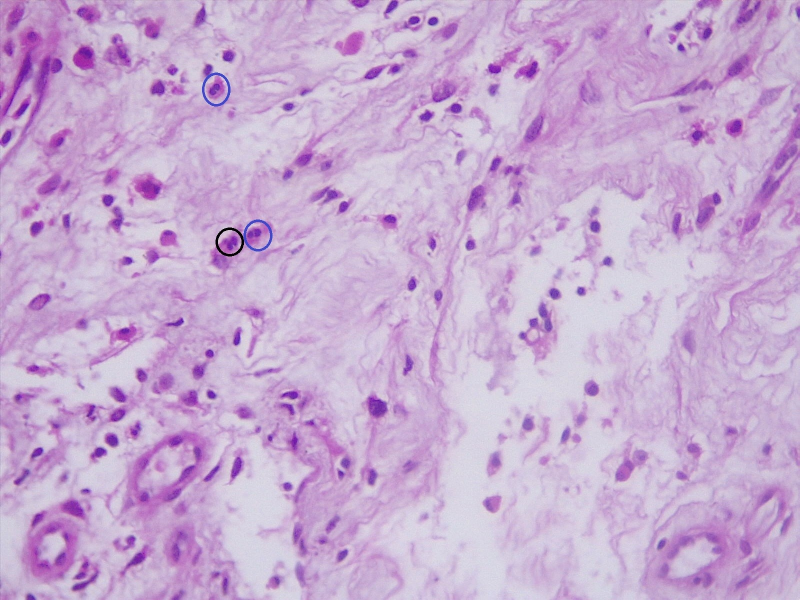
#> input picture dataset/labels/imagem 1.jpg, 1600 x 1200 px, found by its file name (shown at 1/2 size); its folder holds only this picture in this run
$ python visualizar_bounding_boxes.py
#> lines starting #> are read from the running program, lines starting #| are printed output that depends on the picture; after the words box and inside, x2 and y2 are one past the last pixel; in counts of white or black regions, pixels touching at a corner belong together
import cv2
import os
import numpy as np

img_dir = "dataset/labels"
output_dir = "visualizacoes"
os.makedirs(output_dir, exist_ok=True)

# Azul dos círculos: #4247C2 → BGR
target_bgr = np.array([194, 71, 66])
tolerance = 5  # AJUSTE fino da sensibilidade

lower_bound = np.clip(target_bgr - tolerance, 0, 255)
upper_bound = np.clip(target_bgr + tolerance, 0, 255)

box_size = 24  # Tamanho da caixa em pixels

for fname in os.listdir(img_dir):
    if not fname.endswith(".jpg"):
        continue

    img_path = os.path.join(img_dir, fname)
    img = cv2.imread(img_path)
#> img is the input picture: shape (1200, 1600, 3); mean B, G, R 209.7, 171.1, 199.4
    if img is None:
        print(f"Erro ao carregar: {fname}")
        continue

    h, w = img.shape[:2]
#> h = 1200; w = 1600

    # Máscara binária
    mask = cv2.inRange(img, lower_bound, upper_bound)
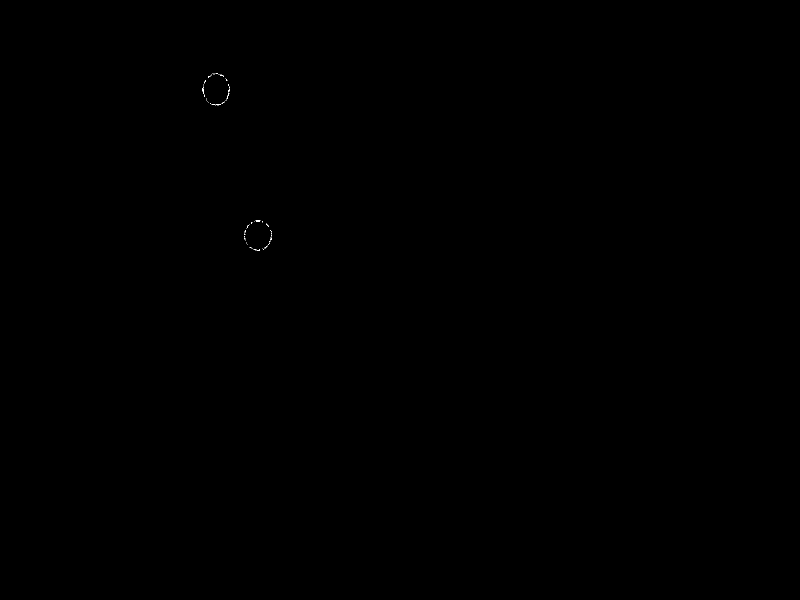
#> mask: shape (1200, 1600) (shown at 1/2 size); 0.02% white in thin lines or dots, all inside (x1, y1, x2, y2) = (405, 146, 544, 502)
    contours, _ = cv2.findContours(mask, cv2.RETR_EXTERNAL, cv2.CHAIN_APPROX_SIMPLE)
#> contours = 70 contours, all with area under 20
    print(f"{fname}: círculos detectados = {len(contours)}")
#| imagem 1.jpg: círculos detectados = 70

    # Cópia da imagem original para desenhar caixas
    img_caixas = img.copy()

    for cnt in contours:
        (cx, cy), _ = cv2.minEnclosingCircle(cnt)
        cx, cy = int(cx), int(cy)

        x1 = max(cx - box_size // 2, 0)
        y1 = max(cy - box_size // 2, 0)
        x2 = min(cx + box_size // 2, w - 1)
        y2 = min(cy + box_size // 2, h - 1)

        cv2.rectangle(img_caixas, (x1, y1), (x2, y2), (0, 255, 0), 2)
#> this loop made 70 passes
#> (cx, cy, x1, y1, x2, y2) on passes 1, 2, 3, 4, 5, 6, 8, 9, 10, 14, 15, 16: (516, 500, 504, 488, 528, 512), (510, 498, 498, 486, 522, 510), (506, 498, 494, 486, 518, 510), (526, 497, 514, 485, 538, 509), (504, 496, 492, 484, 516, 508), (532, 495, 520, 483, 544, 507), (500, 495, 488, 483, 512, 507), (533, 492, 521, 480, 545, 504), (494, 489, 482, 477, 506, 501), (539, 483, 527, 471, 551, 495), (490, 477, 478, 465, 502, 489), (541, 477, 529, 465, 553, 489)
#> (cnt, cx, cy, x1, y1, x2, y2) on passes 7, 11, 12, 13, 17, 18: ([[530, 494], [529, 495], [530, 496]], 530, 495, 518, 483, 542, 507), ([[536, 488], [537, 489]], 536, 488, 524, 476, 548, 500), ([[539, 486], [538, 487]], 538, 486, 526, 474, 550, 498), ([[493, 485], [493, 486]], 493, 485, 481, 473, 505, 497), ([[488, 472], [488, 473]], 488, 472, 476, 460, 500, 484), ([[542, 470], [543, 471], [543, 472], [543, 471]], 542, 471, 530, 459, 554, 483)
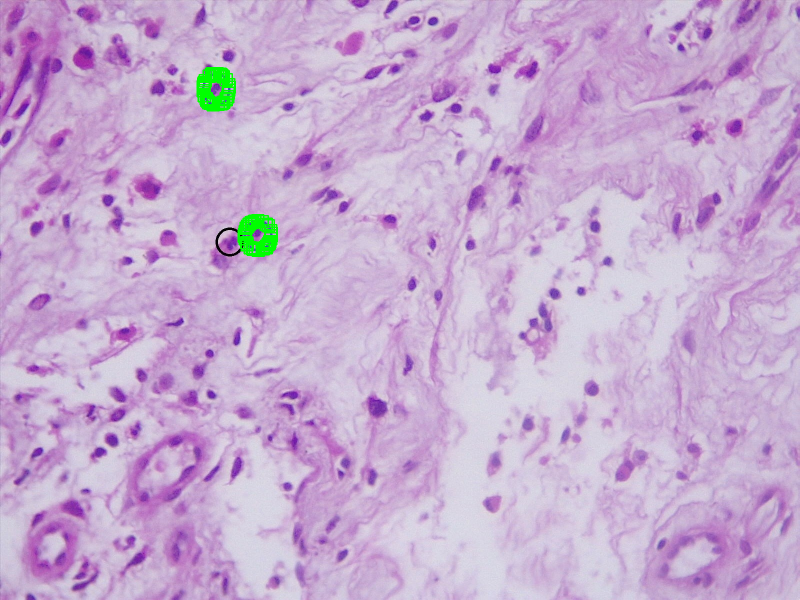
#> img_caixas: shape (1200, 1600, 3) (shown at 1/2 size); 0.54% of pixels changed, all inside (x1, y1, x2, y2) = (393, 134, 556, 514)

    # Redimensiona as imagens para visualização lado a lado
    img_resized = cv2.resize(img, (256, 256))
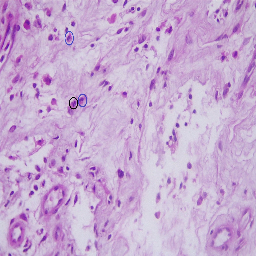
#> img_resized: shape (256, 256, 3); mean B, G, R 209.6, 171, 199.3
    mask_resized = cv2.cvtColor(cv2.resize(mask, (256, 256)), cv2.COLOR_GRAY2BGR)
    caixas_resized = cv2.resize(img_caixas, (256, 256))

    combined = np.hstack((img_resized, mask_resized, caixas_resized))
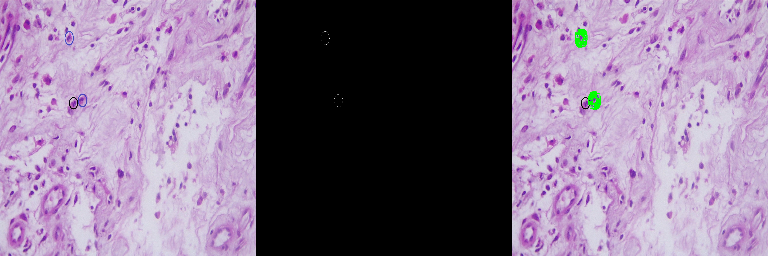
#> combined: shape (256, 768, 3); mean B, G, R 139.4, 114.2, 132.6
    out_path = os.path.join(output_dir, f"vis_{fname}")
    cv2.imwrite(out_path, combined)

print("✅ Imagens de visualização salvas na pasta 'visualizacoes'.")

$ run again, on dataset/labels/imagem 13.jpg
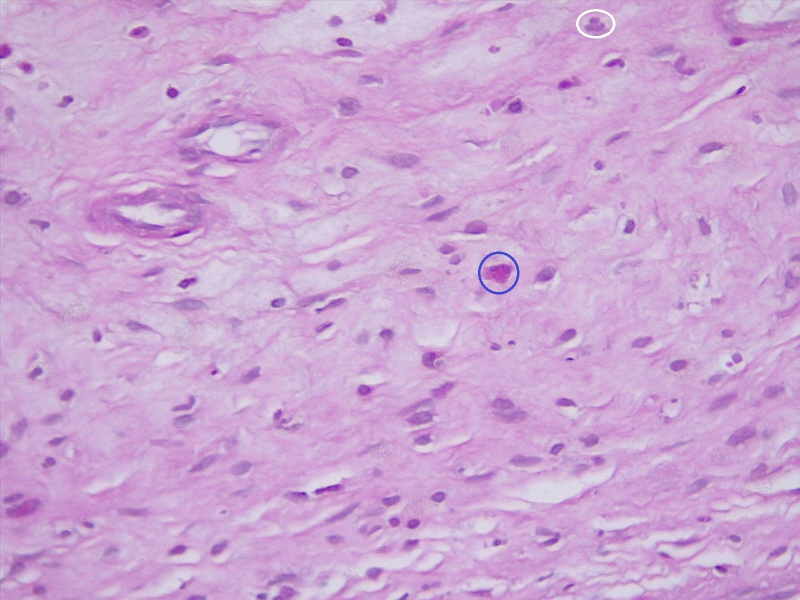
#> input picture dataset/labels/imagem 13.jpg, 1600 x 1200 px, found by its file name (shown at 1/2 size)
#> img is the input picture: shape (1200, 1600, 3); mean B, G, R 211.1, 166.6, 204.4
#> mask: shape (1200, 1600); 0.01% white in thin lines or dots, all inside (x1, y1, x2, y2) = (957, 504, 1038, 587)
#> contours = 47 contours, all with area under 20
#| imagem 13.jpg: círculos detectados = 47
#> the loop `for cnt in contours:` made 47 passes
#> (cx, cy, x1, y1, x2, y2) on passes 1, 2, 4, 5, 6, 8, 9, 11: (1004, 585, 992, 573, 1016, 597), (996, 586, 984, 574, 1008, 598), (1013, 582, 1001, 570, 1025, 594), (983, 583, 971, 571, 995, 595), (1016, 580, 1004, 568, 1028, 592), (1023, 577, 1011, 565, 1035, 589), (974, 577, 962, 565, 986, 589), (1024, 575, 1012, 563, 1036, 587)
#> after the loop `for cnt in contours:`:
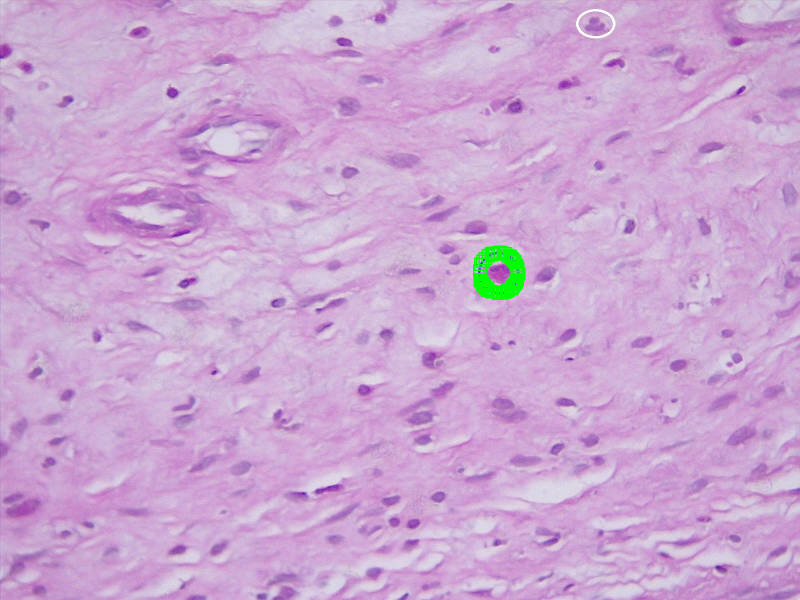
#> img_caixas: shape (1200, 1600, 3) (shown at 1/2 size); 0.38% of pixels changed, all inside (x1, y1, x2, y2) = (946, 491, 1051, 600)
#> `combined = np.hstack((img_resized, mask_resized, caixas_resized))`:
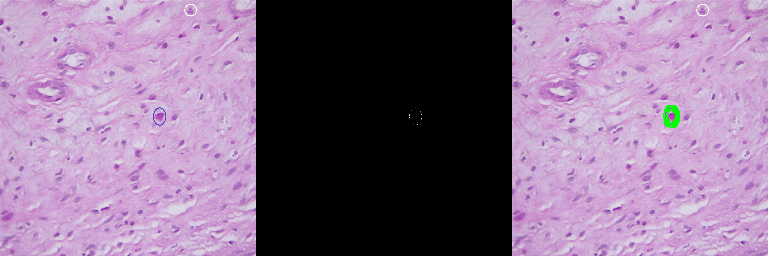
#> combined: shape (256, 768, 3); mean B, G, R 140.4, 111.1, 135.9

$ run again, on dataset/labels/imagem 14.jpg
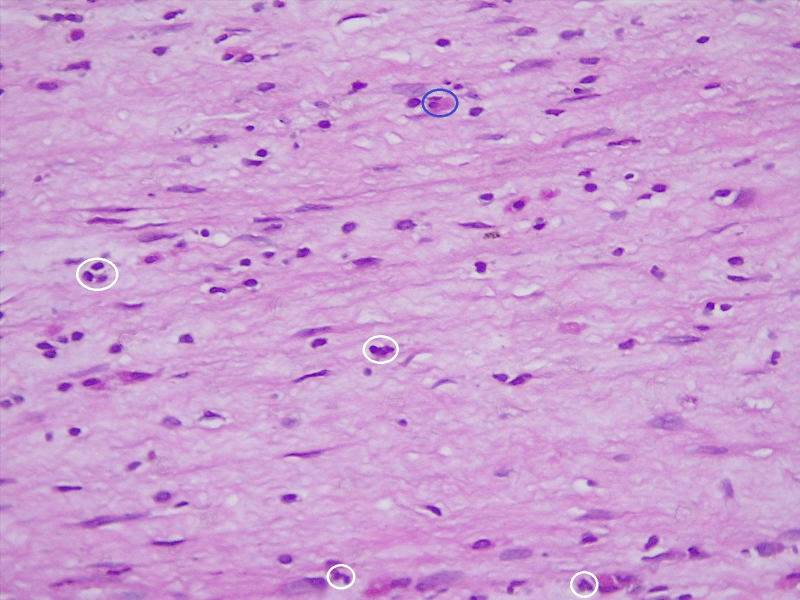
#> input picture dataset/labels/imagem 14.jpg, 1600 x 1200 px, found by its file name (shown at 1/2 size)
#> img is the input picture: shape (1200, 1600, 3); mean B, G, R 209.7, 158.1, 204.2
#> mask: shape (1200, 1600); 0.01% white in thin lines or dots, all inside (x1, y1, x2, y2) = (845, 178, 916, 234)
#> contours = 36 contours, all with area under 20
#| imagem 14.jpg: círculos detectados = 36
#> the loop `for cnt in contours:` made 36 passes
#> (cx, cy, x1, y1, x2, y2) on passes 1 to 8: (882, 232, 870, 220, 894, 244), (878, 232, 866, 220, 890, 244), (888, 231, 876, 219, 900, 243), (873, 232, 861, 220, 885, 244), (869, 230, 857, 218, 881, 242), (867, 230, 855, 218, 879, 242), (864, 229, 852, 217, 876, 241), (896, 228, 884, 216, 908, 240)
#> after the loop `for cnt in contours:`:
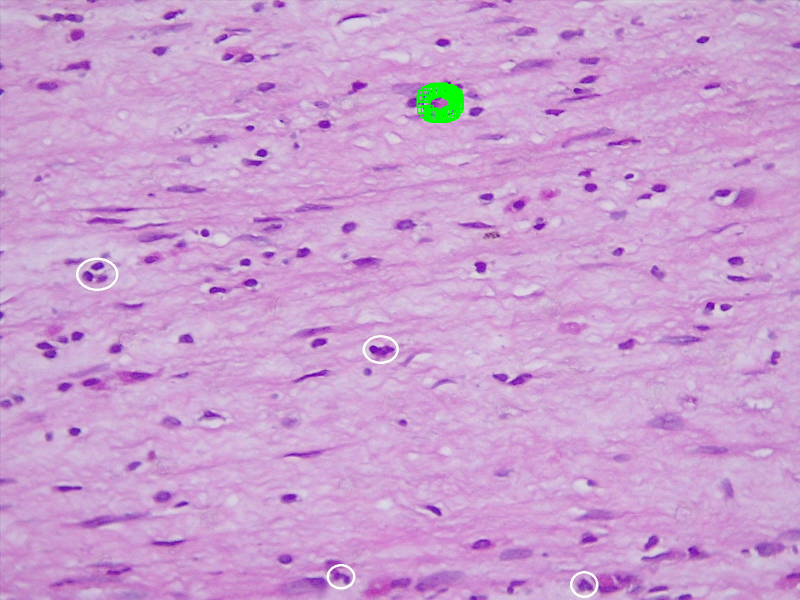
#> img_caixas: shape (1200, 1600, 3) (shown at 1/2 size); 0.29% of pixels changed, all inside (x1, y1, x2, y2) = (833, 165, 928, 246)
#> `combined = np.hstack((img_resized, mask_resized, caixas_resized))`:
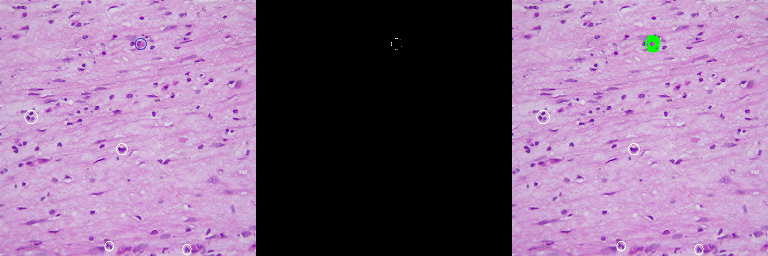
#> combined: shape (256, 768, 3); mean B, G, R 139.6, 105.4, 135.9
